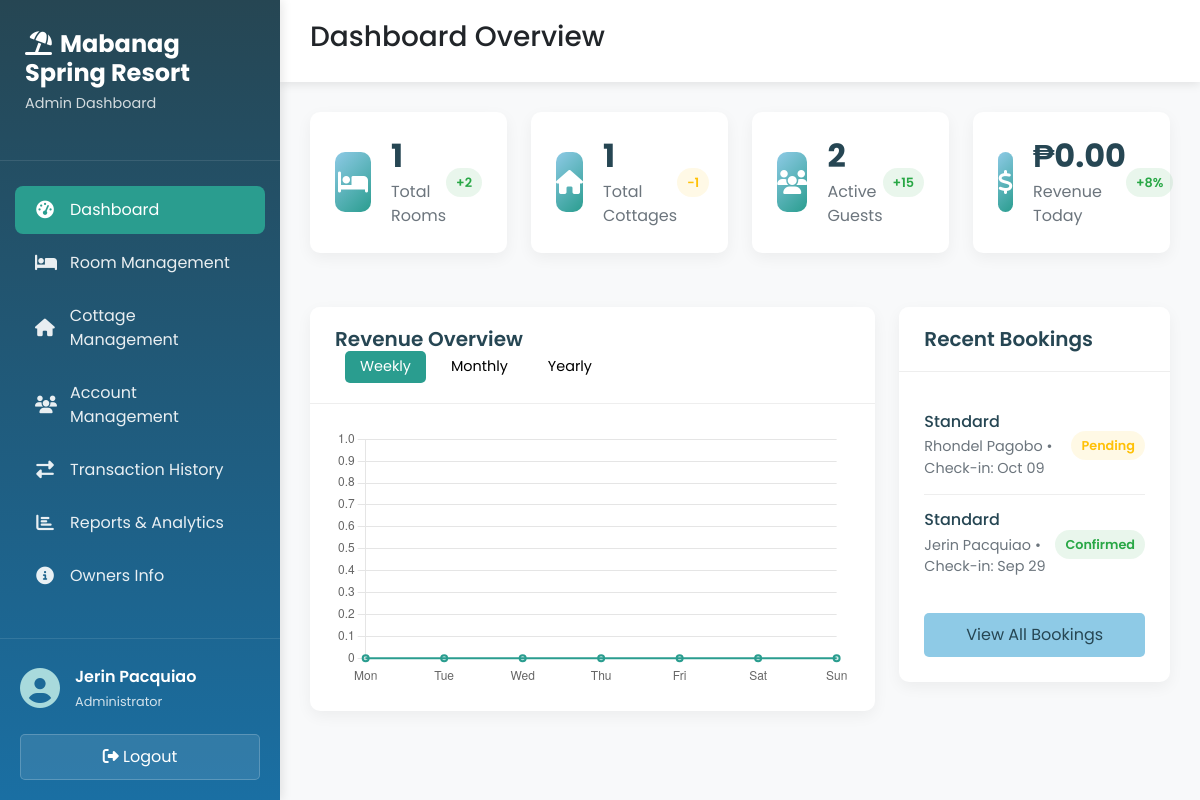
The app's page /admin/home.php (signed in), older data.
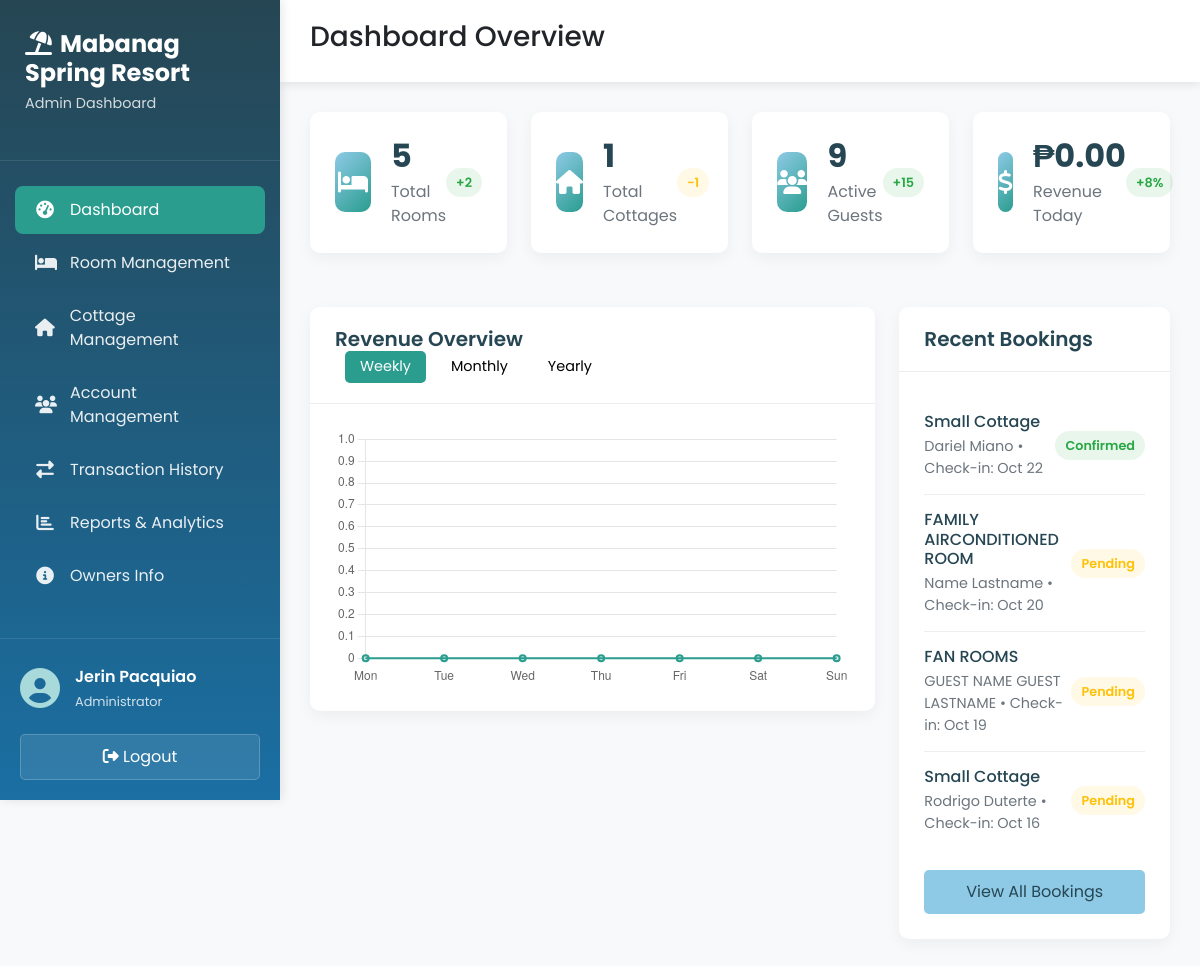
The same page, newer data.
### tables this page shows
CREATE TABLE `reservation` (
  `reservation_id` int(11) NOT NULL,
  `guest_id` int(11) NOT NULL,
  `transaction_reference` varchar(10) NOT NULL,
  `room_id` int(11) DEFAULT NULL,
  `cottage_id` int(11) DEFAULT NULL,
  `check_in_date` date NOT NULL,
  `check_out_date` date DEFAULT NULL,
  `total_amount` decimal(10,2) NOT NULL,
  `reservation_date` datetime NOT NULL DEFAULT current_timestamp(),
  `status` enum('pending','confirmed','cancelled') NOT NULL DEFAULT 'pending'
);

CREATE TABLE `cottage` (
  `cottage_id` int(11) NOT NULL,
  `cottage_type` varchar(50) NOT NULL,
  `capacity` varchar(50) DEFAULT NULL,
  `cottage_price` decimal(10,2) NOT NULL,
  `cottage_availability` enum('available','maintenance') NOT NULL DEFAULT 'available',
  `photo` varchar(100) NOT NULL,
  `cottage_description` text DEFAULT NULL
);

CREATE TABLE `guest` (
  `guest_id` int(11) NOT NULL,
  `firstname` varchar(50) NOT NULL,
  `lastname` varchar(50) NOT NULL,
  `address` varchar(250) NOT NULL,
  `contactno` varchar(15) NOT NULL
);

CREATE TABLE `room` (
  `room_id` int(11) NOT NULL,
  `room_number` int(11) NOT NULL,
  `room_type` varchar(50) NOT NULL,
  `room_price` decimal(10,2) NOT NULL,
  `room_availability` enum('available','occupied','maintenance') NOT NULL,
  `photo` varchar(100) NOT NULL,
  `room_description` text DEFAULT NULL
);

### admin/home.php (the view, shortened to what the changed rows need)
<!DOCTYPE html>
<?php
    require_once 'connect.php';
?>
<html lang="en">
<head>
    <link href="https://cdn.jsdelivr.net/npm/bootstrap@5.3.8/dist/css/bootstrap.min.css" rel="stylesheet"
>
    <link rel="stylesheet" href="https://cdnjs.cloudflare.com/ajax/libs/font-awesome/6.4.0/css/all.min.css">
    <link rel="stylesheet" href="../css/admin_style.css">
</head>
<body>
    <div class="dashboard-container">
        <div class="sidebar">
            <div class="sidebar-header">
                <h2><i class="fas fa-umbrella-beach me-2"></i>Mabanag Spring Resort</h2>
            </div>
        </div>
        <div class="main-content">
            <div class="content-area">
                <div class="row stats-row">
                    <div class="col-xl-3 col-md-6 mb-4">
                        <div class="stat-card">
                            <div class="stat-info">
                                <h3><?php $total_rooms = $conn->query("SELECT COUNT(*) as total FROM `room`")->fetch_array();
                                        echo $total_rooms['total'];
                                    ?>
                                </h3>
                                <p>Total Rooms</p>
                            </div>
                        </div>
                    </div>
                    <div class="col-xl-3 col-md-6 mb-4">
                        <div class="stat-card">
                            <div class="stat-info">
                                <h3> <?php $total_guest = $conn->query("SELECT COUNT(*) as total FROM `guest`")->fetch_array();
                                     echo $total_guest['total'];
                                     ?></h3>
                                <p>Active Guests</p>
                            </div>
                        </div>
                    </div>
                </div>
                <div class="row content-row">
                    <div class="col-xl-4 mb-4">
                        <div class="card">
                            <div class="card-body">
                                <div class="booking-list">
                                    <?php
                                        $query = $conn->query("
                                        SELECT r.*,
                                               rm.room_type,
                                               c.cottage_type,
                                               g.firstname,
                                               g.lastname
                                        FROM reservation r
                                        LEFT JOIN room rm ON r.room_id = rm.room_id
                                        LEFT JOIN cottage c ON r.cottage_id = c.cottage_id
                                        LEFT JOIN guest g ON r.guest_id = g.guest_id
                                        ORDER BY r.check_in_date DESC
                                        LIMIT 4
                                    ");
                                        while ($row = $query->fetch_assoc()) {
                                            $type    = ! empty($row['room_type']) ? $row['room_type'] : $row['cottage_type'];
                                            $guest   = $row['firstname'] . ' ' . $row['lastname'];
                                            $checkin = date('M d', strtotime($row['check_in_date']));
                                            $statusClass = strtolower($row['status']);
                                        ?>
                                    <div class="booking-item">
                                        <div class="booking-info">
                                            <h6><?php echo htmlspecialchars($type)?></h6>
                                            <p><?php echo htmlspecialchars($guest)?> • Check-in: <?php echo htmlspecialchars($checkin)?></p>
                                        </div>
                                        <span class="booking-status <?php echo $statusClass?>">
                                            <?php echo ucfirst($statusClass)?>
                                        </span>
                                    </div>
                                    <?php }?>
                                </div>
                            </div>
                        </div>
                    </div>
                </div>
</body>
</html>

Row changes from the older to the newer data that the page shows:
no longer on this page (row edited): reservation: cottage.cottage_type "Standard", guest.lastname "Rhondel Pagobo", check_in_date "Oct 09", status "Pending"
no longer on this page (row edited): reservation: room.room_type "Standard", guest.lastname "Jerin Pacquiao", check_in_date "Sep 29", status "Confirmed"
added reservation: cottage.cottage_type "Small Cottage", guest.lastname "Dariel Miano", check_in_date "Oct 22", status "Confirmed"
added reservation: room.room_type "FAMILY AIRCONDITIONED ROOM", guest.lastname "Name Lastname", check_in_date "Oct 20", status "Pending"
added reservation: room.room_type "FAN ROOMS", guest.lastname "GUEST NAME GUEST LASTNAME", check_in_date "Oct 19", status "Pending"
added reservation: cottage.cottage_type "Small Cottage", guest.lastname "Rodrigo Duterte", check_in_date "Oct 16", status "Pending"
Text that changed along with them:
$total_rooms['total']: "1" → "5"
$total_guest['total']: "2" → "9"
